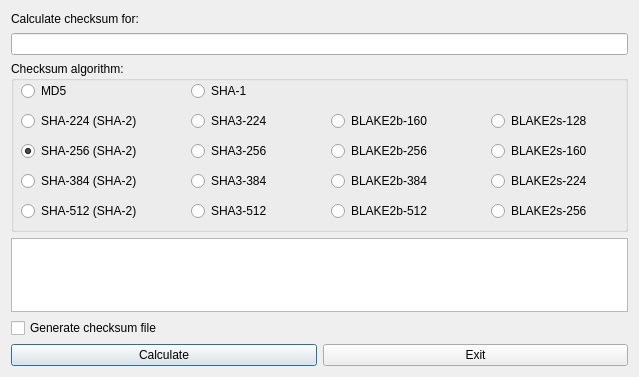
<?xml version="1.0" encoding="UTF-8"?>
<ui version="4.0">
 <class>CheckSumDialog</class>
 <widget class="QDialog" name="CheckSumDialog">
  <property name="geometry">
   <rect>
    <x>0</x>
    <y>0</y>
    <width>639</width>
    <height>377</height>
   </rect>
  </property>
  <property name="minimumSize">
   <size>
    <width>400</width>
    <height>377</height>
   </size>
  </property>
  <property name="windowTitle">
   <string>Calculate checksum</string>
  </property>
  <layout class="QGridLayout" name="gridLayout">
   <item row="0" column="0" colspan="2">
    <widget class="QLabel" name="lblTop">
     <property name="minimumSize">
      <size>
       <width>381</width>
       <height>16</height>
      </size>
     </property>
     <property name="text">
      <string>Calculate checksum for:</string>
     </property>
    </widget>
   </item>
   <item row="1" column="0" colspan="2">
    <widget class="QLineEdit" name="lineEditFileName">
     <property name="minimumSize">
      <size>
       <width>381</width>
       <height>22</height>
      </size>
     </property>
     <property name="readOnly">
      <bool>true</bool>
     </property>
    </widget>
   </item>
   <item row="2" column="0" colspan="2">
    <widget class="QGroupBox" name="gbAlgorithms">
     <property name="minimumSize">
      <size>
       <width>381</width>
       <height>171</height>
      </size>
     </property>
     <property name="title">
      <string>Checksum algorithm:</string>
     </property>
     <widget class="QRadioButton" name="rbAlgorithmMd5">
      <property name="geometry">
       <rect>
        <x>10</x>
        <y>20</y>
        <width>89</width>
        <height>20</height>
       </rect>
      </property>
      <property name="text">
       <string>MD5</string>
      </property>
     </widget>
     <widget class="QRadioButton" name="rbAlgorithmSha224">
      <property name="geometry">
       <rect>
        <x>10</x>
        <y>50</y>
        <width>131</width>
        <height>20</height>
       </rect>
      </property>
      <property name="text">
       <string>SHA-224 (SHA-2)</string>
      </property>
     </widget>
     <widget class="QRadioButton" name="rbAlgorithmSha256">
      <property name="geometry">
       <rect>
        <x>10</x>
        <y>80</y>
        <width>131</width>
        <height>20</height>
       </rect>
      </property>
      <property name="text">
       <string>SHA-256 (SHA-2)</string>
      </property>
      <property name="checked">
       <bool>true</bool>
      </property>
     </widget>
     <widget class="QRadioButton" name="rbAlgorithmSha384">
      <property name="geometry">
       <rect>
        <x>10</x>
        <y>110</y>
        <width>131</width>
        <height>20</height>
       </rect>
      </property>
      <property name="text">
       <string>SHA-384 (SHA-2)</string>
      </property>
     </widget>
     <widget class="QRadioButton" name="rbAlgorithmSha512">
      <property name="geometry">
       <rect>
        <x>10</x>
        <y>140</y>
        <width>131</width>
        <height>20</height>
       </rect>
      </property>
      <property name="text">
       <string>SHA-512 (SHA-2)</string>
      </property>
     </widget>
     <widget class="QRadioButton" name="rbAlgorithmSha1">
      <property name="geometry">
       <rect>
        <x>180</x>
        <y>20</y>
        <width>89</width>
        <height>20</height>
       </rect>
      </property>
      <property name="text">
       <string>SHA-1</string>
      </property>
     </widget>
     <widget class="QRadioButton" name="rbAlgorithmSha3_224">
      <property name="geometry">
       <rect>
        <x>180</x>
        <y>50</y>
        <width>101</width>
        <height>20</height>
       </rect>
      </property>
      <property name="text">
       <string>SHA3-224</string>
      </property>
     </widget>
     <widget class="QRadioButton" name="rbAlgorithmSha3_256">
      <property name="geometry">
       <rect>
        <x>180</x>
        <y>80</y>
        <width>101</width>
        <height>20</height>
       </rect>
      </property>
      <property name="text">
       <string>SHA3-256</string>
      </property>
     </widget>
     <widget class="QRadioButton" name="rbAlgorithmSha3_384">
      <property name="geometry">
       <rect>
        <x>180</x>
        <y>110</y>
        <width>101</width>
        <height>20</height>
       </rect>
      </property>
      <property name="text">
       <string>SHA3-384</string>
      </property>
     </widget>
     <widget class="QRadioButton" name="rbAlgorithmSha3_512">
      <property name="geometry">
       <rect>
        <x>180</x>
        <y>140</y>
        <width>101</width>
        <height>20</height>
       </rect>
      </property>
      <property name="text">
       <string>SHA3-512</string>
      </property>
     </widget>
     <widget class="QRadioButton" name="rbAlgorithmBlake2b160">
      <property name="geometry">
       <rect>
        <x>320</x>
        <y>50</y>
        <width>121</width>
        <height>20</height>
       </rect>
      </property>
      <property name="text">
       <string>BLAKE2b-160</string>
      </property>
     </widget>
     <widget class="QRadioButton" name="rbAlgorithmBlake2b256">
      <property name="geometry">
       <rect>
        <x>320</x>
        <y>80</y>
        <width>121</width>
        <height>20</height>
       </rect>
      </property>
      <property name="text">
       <string>BLAKE2b-256</string>
      </property>
     </widget>
     <widget class="QRadioButton" name="rbAlgorithmBlake2b384">
      <property name="geometry">
       <rect>
        <x>320</x>
        <y>110</y>
        <width>121</width>
        <height>20</height>
       </rect>
      </property>
      <property name="text">
       <string>BLAKE2b-384</string>
      </property>
     </widget>
     <widget class="QRadioButton" name="rbAlgorithmBlake2b512">
      <property name="geometry">
       <rect>
        <x>320</x>
        <y>140</y>
        <width>121</width>
        <height>20</height>
       </rect>
      </property>
      <property name="text">
       <string>BLAKE2b-512</string>
      </property>
     </widget>
     <widget class="QRadioButton" name="rbAlgorithmBlake2s128">
      <property name="geometry">
       <rect>
        <x>480</x>
        <y>50</y>
        <width>121</width>
        <height>20</height>
       </rect>
      </property>
      <property name="text">
       <string>BLAKE2s-128</string>
      </property>
     </widget>
     <widget class="QRadioButton" name="rbAlgorithmBlake2s160">
      <property name="geometry">
       <rect>
        <x>480</x>
        <y>80</y>
        <width>121</width>
        <height>20</height>
       </rect>
      </property>
      <property name="text">
       <string>BLAKE2s-160</string>
      </property>
     </widget>
     <widget class="QRadioButton" name="rbAlgorithmBlake2s224">
      <property name="geometry">
       <rect>
        <x>480</x>
        <y>110</y>
        <width>121</width>
        <height>20</height>
       </rect>
      </property>
      <property name="text">
       <string>BLAKE2s-224</string>
      </property>
     </widget>
     <widget class="QRadioButton" name="rbAlgorithmBlake2s256">
      <property name="geometry">
       <rect>
        <x>480</x>
        <y>140</y>
        <width>121</width>
        <height>20</height>
       </rect>
      </property>
      <property name="text">
       <string>BLAKE2s-256</string>
      </property>
     </widget>
    </widget>
   </item>
   <item row="3" column="0" colspan="2">
    <widget class="QPlainTextEdit" name="plainTextEdit">
     <property name="minimumSize">
      <size>
       <width>381</width>
       <height>61</height>
      </size>
     </property>
     <property name="readOnly">
      <bool>true</bool>
     </property>
    </widget>
   </item>
   <item row="4" column="0" colspan="2">
    <widget class="QCheckBox" name="cbGenerateChecksumFile">
     <property name="enabled">
      <bool>true</bool>
     </property>
     <property name="minimumSize">
      <size>
       <width>311</width>
       <height>20</height>
      </size>
     </property>
     <property name="text">
      <string>Generate checksum file</string>
     </property>
    </widget>
   </item>
   <item row="5" column="0">
    <widget class="QPushButton" name="btnCalculate">
     <property name="text">
      <string>Calculate</string>
     </property>
     <property name="icon">
      <iconset theme="accessories-calculator"/>
     </property>
    </widget>
   </item>
   <item row="5" column="1">
    <widget class="QPushButton" name="btnExit">
     <property name="text">
      <string>Exit</string>
     </property>
     <property name="icon">
      <iconset theme="window-close"/>
     </property>
    </widget>
   </item>
  </layout>
 </widget>
 <resources/>
 <connections/>
</ui>
